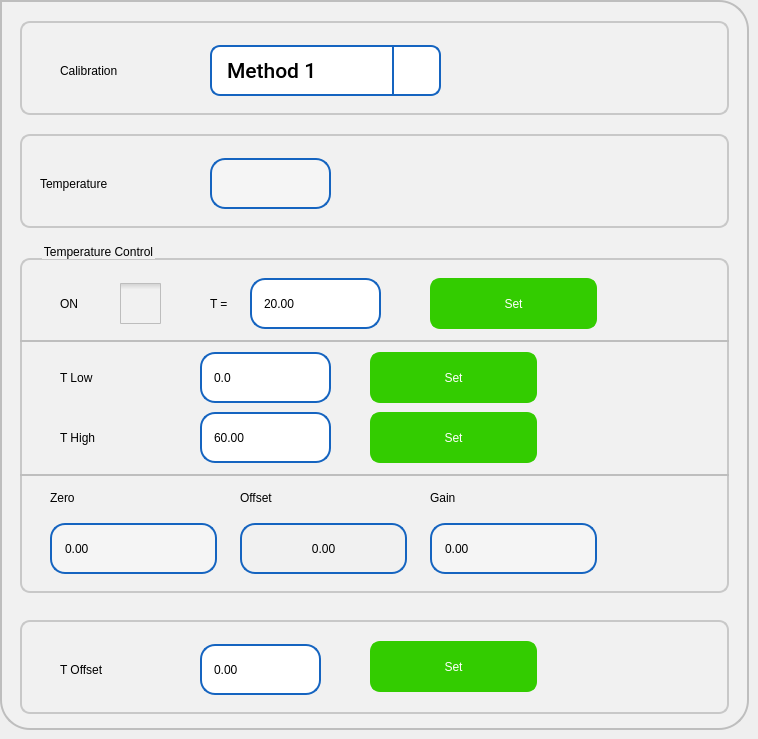
   <widget class="QWidget" name="tabTemperature">
    <attribute name="title">
     <string>Temperature</string>
    </attribute>
    <widget class="QFrame" name="frame_2">
     <property name="geometry">
      <rect>
       <x>0</x>
       <y>0</y>
       <width>749</width>
       <height>730</height>
      </rect>
     </property>
     <property name="styleSheet">
      <string notr="true">background-color: rgb(241, 241, 241);
	 border: 2px solid #C4C4C3;
    border-bottom-color: #C2C7CB; /* same as the pane color */
    border-bottom-left-radius: 30px;
border-bottom-right-radius: 30px;
    border-top-right-radius: 30px;
color: rgb(0, 0, 0);
font: 75 16pt &quot;Roboto Medium&quot;;
border-color:  rgb(190, 190, 190);



</string>
     </property>
     <property name="frameShape">
      <enum>QFrame::StyledPanel</enum>
     </property>
     <property name="frameShadow">
      <enum>QFrame::Raised</enum>
     </property>
     <widget class="QGroupBox" name="groupBox">
      <property name="geometry">
       <rect>
        <x>20</x>
        <y>242</y>
        <width>709</width>
        <height>351</height>
       </rect>
      </property>
      <property name="styleSheet">
       <string notr="true">QGroupBox {
    border: 2px solid  rgb(200, 200, 200);
    border-radius: 10px;
    margin-top: 16px; /* leave space at the top for the title */
    padding : 0px;

}

QGroupBox::title {
    subcontrol-origin: padding;
    subcontrol-position: top left ; /* position at the top center */
    left : 20px;
    top : -15px;
}</string>
      </property>
      <property name="title">
       <string>Temperature Control</string>
      </property>
      <widget class="QLabel" name="label_34">
       <property name="geometry">
        <rect>
         <x>40</x>
         <y>36</y>
         <width>51</width>
         <height>51</height>
        </rect>
       </property>
       <property name="styleSheet">
        <string notr="true">border-width: 0px;</string>
       </property>
       <property name="text">
        <string>ON</string>
       </property>
      </widget>
      <widget class="sQLEExtend" name="leTCTemperature">
       <property name="geometry">
        <rect>
         <x>230</x>
         <y>36</y>
         <width>131</width>
         <height>51</height>
        </rect>
       </property>
       <property name="focusPolicy">
        <enum>Qt::ClickFocus</enum>
       </property>
       <property name="styleSheet">
        <string notr="true">QLineEdit { 
	padding: 2px 5px 1px 10px;
	background-color: rgb(255,255,255);
	border-width: 2px;
	border-color: rgb(21, 100, 192);
	border-style: solid;
	border-radius: 15;
	color: rgb(0, 0, 0);
	font: 75 16pt &quot;Roboto Medium&quot;;
}

QLineEdit:read-only {
	background-color: rgb(245,245,245);
}
QLineEdit[error=true] {
border-color: red;
}
QLineEdit[error=false] {
border-color: rgb(21, 100, 192);
}

</string>
       </property>
       <property name="text">
        <string>20.00</string>
       </property>
       <property name="maxLength">
        <number>15</number>
       </property>
      </widget>
      <widget class="QCheckBox" name="cbTCTEnable">
       <property name="geometry">
        <rect>
         <x>100</x>
         <y>36</y>
         <width>41</width>
         <height>51</height>
        </rect>
       </property>
       <property name="focusPolicy">
        <enum>Qt::ClickFocus</enum>
       </property>
       <property name="styleSheet">
        <string notr="true">QCheckBox {
    spacing: 5px;
 border: 0px solid #999999;

}

QCheckBox::indicator {
    width: 41px;
    height: 41px;
}

QCheckBox::indicator:unchecked {
	image: url(:/images/icons/ancheck.png);
}

QCheckBox::indicator:unchecked:disabled{
	image: url(:/images/icons/andcheck.png);
}
QCheckBox::indicator:checked:disabled{
	image: url(:/images/icons/adcheck.png);
}

/*
QCheckBox::indicator:unchecked:hover {
    image: url(:/images/checkbox_unchecked_hover.png);
}

QCheckBox::indicator:unchecked:pressed {
    image: url(:/images/checkbox_unchecked_pressed.png);
}
*/
QCheckBox::indicator:checked {
    image: url(:/images/icons/acheck.png);
}
/*
QCheckBox::indicator:checked:hover {
    image: url(:/images/checkbox_checked_hover.png);
}

QCheckBox::indicator:checked:pressed {
    image: url(:/images/checkbox_checked_pressed.png);
}

QCheckBox::indicator:indeterminate:hover {
    image: url(:/images/checkbox_indeterminate_hover.png);
}
/*
QCheckBox::indicator:indeterminate:pressed {
    image: url(:/images/checkbox_indeterminate_pressed.png);
}
*/</string>
       </property>
       <property name="text">
        <string/>
       </property>
      </widget>
      <widget class="QPushButton" name="pbTCTSet">
       <property name="geometry">
        <rect>
         <x>410</x>
         <y>36</y>
         <width>167</width>
         <height>51</height>
        </rect>
       </property>
       <property name="focusPolicy">
        <enum>Qt::ClickFocus</enum>
       </property>
       <property name="styleSheet">
        <string notr="true">QPushButton{
background-color: rgb(51, 204, 0);
border-width: 2px;
border-color: rgb(51, 204, 0);
border-style: solid;
border-radius: 10;
color: rgb(255, 255, 255);
font: 75 16pt &quot;Roboto Medium&quot;;
}
QPushButton:disabled { 
background-color: rgb(204, 244, 198);
border-width: 2px;
border-color: rgb(127, 143, 127);
border-style: solid;
border-radius: 10;
color: rgb(0, 0, 0);
font: 75 16pt &quot;Roboto Medium&quot;;
}
QPushButton:pressed {
background-color: rgb(24, 163, 3);
border-width: 2px;
border-color: rgb(24, 163, 3);
border-style: solid;
border-radius: 10;
color: rgb(255, 255, 255);
font: 75 16pt &quot;Roboto Medium&quot;;
}
QPushButton:down {
background-color: rgb(24, 163, 3);
border-width: 2px;
border-color: rgb(24, 163, 3);
border-style: solid;
border-radius: 10;
color: rgb(0, 0, 0);
font: 75 16pt &quot;Roboto Medium&quot;;
}
QPushButton:default {
background-color: rgb(241, 241, 241);
border-width: 2px;
border-color: rgb(21, 100, 192);
border-style: solid;
border-radius: 10;
color: rgb(0, 0, 0);
font: 75 16pt &quot;Roboto Medium&quot;;
}
</string>
       </property>
       <property name="text">
        <string>Set</string>
       </property>
      </widget>
      <widget class="QLabel" name="label_8">
       <property name="geometry">
        <rect>
         <x>190</x>
         <y>36</y>
         <width>36</width>
         <height>51</height>
        </rect>
       </property>
       <property name="styleSheet">
        <string notr="true">border-width: 0px;</string>
       </property>
       <property name="text">
        <string>T =</string>
       </property>
      </widget>
      <widget class="QPushButton" name="pbTCTHighSet">
       <property name="geometry">
        <rect>
         <x>350</x>
         <y>170</y>
         <width>167</width>
         <height>51</height>
        </rect>
       </property>
       <property name="focusPolicy">
        <enum>Qt::ClickFocus</enum>
       </property>
       <property name="styleSheet">
        <string notr="true">QPushButton{
background-color: rgb(51, 204, 0);
border-width: 2px;
border-color: rgb(51, 204, 0);
border-style: solid;
border-radius: 10;
color: rgb(255, 255, 255);
font: 75 16pt &quot;Roboto Medium&quot;;
}
QPushButton:disabled { 
background-color: rgb(204, 244, 198);
border-width: 2px;
border-color: rgb(127, 143, 127);
border-style: solid;
border-radius: 10;
color: rgb(0, 0, 0);
font: 75 16pt &quot;Roboto Medium&quot;;
}
QPushButton:pressed {
background-color: rgb(24, 163, 3);
border-width: 2px;
border-color: rgb(24, 163, 3);
border-style: solid;
border-radius: 10;
color: rgb(255, 255, 255);
font: 75 16pt &quot;Roboto Medium&quot;;
}
QPushButton:down {
background-color: rgb(24, 163, 3);
border-width: 2px;
border-color: rgb(24, 163, 3);
border-style: solid;
border-radius: 10;
color: rgb(0, 0, 0);
font: 75 16pt &quot;Roboto Medium&quot;;
}
QPushButton:default {
background-color: rgb(241, 241, 241);
border-width: 2px;
border-color: rgb(21, 100, 192);
border-style: solid;
border-radius: 10;
color: rgb(0, 0, 0);
font: 75 16pt &quot;Roboto Medium&quot;;
}
</string>
       </property>
       <property name="text">
        <string>Set</string>
       </property>
      </widget>
      <widget class="QLabel" name="label_5">
       <property name="geometry">
        <rect>
         <x>40</x>
         <y>110</y>
         <width>121</width>
         <height>51</height>
        </rect>
       </property>
       <property name="styleSheet">
        <string notr="true">border-width: 0px;</string>
       </property>
       <property name="text">
        <string>T Low</string>
       </property>
      </widget>
      <widget class="sQLEExtend" name="leTCTHigh">
       <property name="geometry">
        <rect>
         <x>180</x>
         <y>170</y>
         <width>131</width>
         <height>51</height>
        </rect>
       </property>
       <property name="focusPolicy">
        <enum>Qt::ClickFocus</enum>
       </property>
       <property name="styleSheet">
        <string notr="true">QLineEdit { 
	padding: 2px 5px 1px 10px;
	background-color: rgb(255,255,255);
	border-width: 2px;
	border-color: rgb(21, 100, 192);
	border-style: solid;
	border-radius: 15;
	color: rgb(0, 0, 0);
	font: 75 16pt &quot;Roboto Medium&quot;;
}

QLineEdit:read-only {
	background-color: rgb(245,245,245);
}
QLineEdit[error=true] {
border-color: red;
}
QLineEdit[error=false] {
border-color: rgb(21, 100, 192);
}

</string>
       </property>
       <property name="text">
        <string>60.00</string>
       </property>
       <property name="maxLength">
        <number>15</number>
       </property>
      </widget>
      <widget class="QPushButton" name="pbTCTLowSet">
       <property name="geometry">
        <rect>
         <x>350</x>
         <y>110</y>
         <width>167</width>
         <height>51</height>
        </rect>
       </property>
       <property name="focusPolicy">
        <enum>Qt::ClickFocus</enum>
       </property>
       <property name="styleSheet">
        <string notr="true">QPushButton{
background-color: rgb(51, 204, 0);
border-width: 2px;
border-color: rgb(51, 204, 0);
border-style: solid;
border-radius: 10;
color: rgb(255, 255, 255);
font: 75 16pt &quot;Roboto Medium&quot;;
}
QPushButton:disabled { 
background-color: rgb(204, 244, 198);
border-width: 2px;
border-color: rgb(127, 143, 127);
border-style: solid;
border-radius: 10;
color: rgb(0, 0, 0);
font: 75 16pt &quot;Roboto Medium&quot;;
}
QPushButton:pressed {
background-color: rgb(24, 163, 3);
border-width: 2px;
border-color: rgb(24, 163, 3);
border-style: solid;
border-radius: 10;
color: rgb(255, 255, 255);
font: 75 16pt &quot;Roboto Medium&quot;;
}
QPushButton:down {
background-color: rgb(24, 163, 3);
border-width: 2px;
border-color: rgb(24, 163, 3);
border-style: solid;
border-radius: 10;
color: rgb(0, 0, 0);
font: 75 16pt &quot;Roboto Medium&quot;;
}
QPushButton:default {
background-color: rgb(241, 241, 241);
border-width: 2px;
border-color: rgb(21, 100, 192);
border-style: solid;
border-radius: 10;
color: rgb(0, 0, 0);
font: 75 16pt &quot;Roboto Medium&quot;;
}
</string>
       </property>
       <property name="text">
        <string>Set</string>
       </property>
      </widget>
      <widget class="QLabel" name="label_6">
       <property name="geometry">
        <rect>
         <x>40</x>
         <y>170</y>
         <width>121</width>
         <height>51</height>
        </rect>
       </property>
       <property name="styleSheet">
        <string notr="true">border-width: 0px;</string>
       </property>
       <property name="text">
        <string>T High</string>
       </property>
      </widget>
      <widget class="sQLEExtend" name="leTCTLow">
       <property name="geometry">
        <rect>
         <x>180</x>
         <y>110</y>
         <width>131</width>
         <height>51</height>
        </rect>
       </property>
       <property name="focusPolicy">
        <enum>Qt::ClickFocus</enum>
       </property>
       <property name="styleSheet">
        <string notr="true">QLineEdit { 
	padding: 2px 5px 1px 10px;
	background-color: rgb(255,255,255);
	border-width: 2px;
	border-color: rgb(21, 100, 192);
	border-style: solid;
	border-radius: 15;
	color: rgb(0, 0, 0);
	font: 75 16pt &quot;Roboto Medium&quot;;
}

QLineEdit:read-only {
	background-color: rgb(245,245,245);
}
QLineEdit[error=true] {
border-color: red;
}
QLineEdit[error=false] {
border-color: rgb(21, 100, 192);
}

</string>
       </property>
       <property name="text">
        <string>0.0</string>
       </property>
       <property name="maxLength">
        <number>15</number>
       </property>
      </widget>
      <widget class="QLabel" name="label_12">
       <property name="geometry">
        <rect>
         <x>220</x>
         <y>230</y>
         <width>121</width>
         <height>51</height>
        </rect>
       </property>
       <property name="styleSheet">
        <string notr="true">border-width: 0px;</string>
       </property>
       <property name="text">
        <string>Offset</string>
       </property>
      </widget>
      <widget class="QLabel" name="lblTCZero">
       <property name="geometry">
        <rect>
         <x>30</x>
         <y>281</y>
         <width>167</width>
         <height>51</height>
        </rect>
       </property>
       <property name="styleSheet">
        <string notr="true">
   padding: 2px 5px 1px 10px;
   background-color: rgb(245,245,245);
   border-width: 2px;
   border-color: rgb(21, 100, 192);
   border-style: solid;
   border-radius: 15px;
   color: rgb(0, 0, 0);
   font: 75 16pt &quot;Roboto Medium&quot;;

</string>
       </property>
       <property name="text">
        <string>0.00</string>
       </property>
      </widget>
      <widget class="QLabel" name="label_13">
       <property name="geometry">
        <rect>
         <x>410</x>
         <y>230</y>
         <width>141</width>
         <height>51</height>
        </rect>
       </property>
       <property name="styleSheet">
        <string notr="true">border-width: 0px;</string>
       </property>
       <property name="text">
        <string>Gain</string>
       </property>
      </widget>
      <widget class="QLabel" name="label_11">
       <property name="geometry">
        <rect>
         <x>30</x>
         <y>230</y>
         <width>121</width>
         <height>51</height>
        </rect>
       </property>
       <property name="styleSheet">
        <string notr="true">border-width: 0px;</string>
       </property>
       <property name="text">
        <string>Zero</string>
       </property>
      </widget>
      <widget class="QLabel" name="lblTCGain">
       <property name="geometry">
        <rect>
         <x>410</x>
         <y>281</y>
         <width>167</width>
         <height>51</height>
        </rect>
       </property>
       <property name="styleSheet">
        <string notr="true">
   padding: 2px 5px 1px 10px;
   background-color: rgb(245,245,245);
   border-width: 2px;
   border-color: rgb(21, 100, 192);
   border-style: solid;
   border-radius: 15px;
   color: rgb(0, 0, 0);
   font: 75 16pt &quot;Roboto Medium&quot;;

</string>
       </property>
       <property name="text">
        <string>0.00</string>
       </property>
      </widget>
      <widget class="Line" name="line_2">
       <property name="geometry">
        <rect>
         <x>0</x>
         <y>98</y>
         <width>709</width>
         <height>2</height>
        </rect>
       </property>
       <property name="orientation">
        <enum>Qt::Horizontal</enum>
       </property>
      </widget>
      <widget class="Line" name="line_3">
       <property name="geometry">
        <rect>
         <x>0</x>
         <y>232</y>
         <width>709</width>
         <height>2</height>
        </rect>
       </property>
       <property name="orientation">
        <enum>Qt::Horizontal</enum>
       </property>
      </widget>
      <widget class="QPushButton" name="pbTCTOffset">
       <property name="geometry">
        <rect>
         <x>220</x>
         <y>281</y>
         <width>167</width>
         <height>51</height>
        </rect>
       </property>
       <property name="focusPolicy">
        <enum>Qt::ClickFocus</enum>
       </property>
       <property name="styleSheet">
        <string notr="true">background-color: rgb(241, 241, 241);
border-width: 2px;
border-color: rgb(21, 100, 192);
border-style: solid;
border-radius: 15px;
color: rgb(0, 0, 0);
font: 75 16pt &quot;Roboto Medium&quot;;</string>
       </property>
       <property name="text">
        <string>0.00</string>
       </property>
      </widget>
     </widget>
     <widget class="QGroupBox" name="groupBox_2">
      <property name="geometry">
       <rect>
        <x>20</x>
        <y>5</y>
        <width>709</width>
        <height>110</height>
       </rect>
      </property>
      <property name="styleSheet">
       <string notr="true">QGroupBox {
    border: 2px solid  rgb(200, 200, 200);
    border-radius: 10px;
    margin-top: 16px; /* leave space at the top for the title */
    padding : 0px;

}

QGroupBox::title {
    subcontrol-origin: padding;
    subcontrol-position: top left ; /* position at the top center */
    left : 20px;
    top : -15px;
}</string>
      </property>
      <property name="title">
       <string/>
      </property>
      <widget class="QComboBox" name="cbTCalibMethod">
       <property name="geometry">
        <rect>
         <x>190</x>
         <y>40</y>
         <width>231</width>
         <height>51</height>
        </rect>
       </property>
       <property name="font">
        <font>
         <family>Roboto Medium</family>
         <pointsize>16</pointsize>
         <weight>9</weight>
         <italic>false</italic>
         <bold>false</bold>
        </font>
       </property>
       <property name="focusPolicy">
        <enum>Qt::ClickFocus</enum>
       </property>
       <property name="styleSheet">
        <string notr="true">QComboBox {
   border: 2px solid  rgb(21, 100, 192);
   border-radius: 10px;
   padding: 1px 18px 1px 3px;
   background-color: rgb(255, 255, 255);
   color: rgb(0, 0, 0);
   font: 75 16pt &quot;Roboto Medium&quot;;
   padding-left: 15px;
}

QComboBox:on {
    padding-top: 3px;
    padding-left: 15px;
}

QComboBox::drop-down {
    subcontrol-origin: padding;
    subcontrol-position: top right;
    width: 45px;
    border-left-width: 2px;
    border-left-color: darkgray;
    border-left-style: solid;
    border-top-right-radius: 3px;
    border-bottom-right-radius: 3px;
    border-color: rgb(21, 100, 192);
}

QComboBox::down-arrow {
	image: url(:/images/icons/downarrow.png);
}

QComboBox::down-arrow:on {
    top: 1px;
    left: 1px;
}

QComboBox QAbstractItemView {
   border: 2px solid rgb(21, 100, 192);
   font: 75 16pt &quot;Roboto Medium&quot;;
   border-radius: 5px;
   background-color: rgb(255, 255, 255);
   selection-background-color:  rgb(21, 100, 192);
   selection-color: rgb(255, 255, 255);
}

/*  vertical */
QScrollBar:vertical {
     border: 0px solid  rgb(21, 100, 192);
     background:  rgb(230,230,230);
     width: 41px;
	 margin: 50px 0 50px 0;
     border-left: 2px solid  rgb(182, 182, 182);
 }

 QScrollBar::handle:vertical {
     background:  rgb(182, 182, 182);
     min-height: 20px;
 }

 QScrollBar::add-line:vertical {
     border: 0px solid grey;
     background:  rgb(230,230,230);
     height: 50px;
     subcontrol-position: bottom;
     subcontrol-origin: margin;
 }

 QScrollBar::sub-line:vertical {
     border: 0px solid grey;
     background:  rgb(230,230,230);
     height: 50px;
     subcontrol-position: top;
     subcontrol-origin: margin;
 }

 QScrollBar::up-arrow:vertical {
     width: 41px;
     height: 50px;
     background-image: url(:/images/icons/cuparrow.png);
}

QScrollBar::down-arrow:vertical {
     width: 41px;
      height: 50px;
      background-image: url(:/images/icons/cdownarrow.png);
 }

 QScrollBar::add-page:vertical, QScrollBar::sub-page:vertical {
      background:  rgb(241, 241, 241);
 }
</string>
       </property>
       <property name="frame">
        <bool>true</bool>
       </property>
       <item>
        <property name="text">
         <string>Method 1</string>
        </property>
       </item>
       <item>
        <property name="text">
         <string>Method 2</string>
        </property>
       </item>
      </widget>
      <widget class="QLabel" name="label_7">
       <property name="geometry">
        <rect>
         <x>40</x>
         <y>40</y>
         <width>141</width>
         <height>51</height>
        </rect>
       </property>
       <property name="styleSheet">
        <string notr="true">border-width: 0px;</string>
       </property>
       <property name="text">
        <string>Calibration</string>
       </property>
      </widget>
     </widget>
     <widget class="QGroupBox" name="grOffset">
      <property name="geometry">
       <rect>
        <x>20</x>
        <y>604</y>
        <width>709</width>
        <height>110</height>
       </rect>
      </property>
      <property name="styleSheet">
       <string notr="true">QGroupBox {
    border: 2px solid  rgb(200, 200, 200);
    border-radius: 10px;
    margin-top: 16px; /* leave space at the top for the title */
    padding : 0px;

}

QGroupBox::title {
    subcontrol-origin: padding;
    subcontrol-position: top left ; /* position at the top center */
    left : 20px;
    top : -15px;
}</string>
      </property>
      <property name="title">
       <string/>
      </property>
      <widget class="QPushButton" name="pbTCTOffsetSet">
       <property name="geometry">
        <rect>
         <x>350</x>
         <y>37</y>
         <width>167</width>
         <height>51</height>
        </rect>
       </property>
       <property name="sizePolicy">
        <sizepolicy hsizetype="Minimum" vsizetype="Fixed">
         <horstretch>0</horstretch>
         <verstretch>0</verstretch>
        </sizepolicy>
       </property>
       <property name="focusPolicy">
        <enum>Qt::ClickFocus</enum>
       </property>
       <property name="styleSheet">
        <string notr="true">QPushButton{
background-color: rgb(51, 204, 0);
border-width: 2px;
border-color: rgb(51, 204, 0);
border-style: solid;
border-radius: 10;
color: rgb(255, 255, 255);
font: 75 16pt &quot;Roboto Medium&quot;;
}
QPushButton:disabled { 
background-color: rgb(204, 244, 198);
border-width: 2px;
border-color: rgb(127, 143, 127);
border-style: solid;
border-radius: 10;
color: rgb(0, 0, 0);
font: 75 16pt &quot;Roboto Medium&quot;;
}
QPushButton:pressed {
background-color: rgb(24, 163, 3);
border-width: 2px;
border-color: rgb(24, 163, 3);
border-style: solid;
border-radius: 10;
color: rgb(255, 255, 255);
font: 75 16pt &quot;Roboto Medium&quot;;
}
QPushButton:down {
background-color: rgb(24, 163, 3);
border-width: 2px;
border-color: rgb(24, 163, 3);
border-style: solid;
border-radius: 10;
color: rgb(0, 0, 0);
font: 75 16pt &quot;Roboto Medium&quot;;
}
QPushButton:default {
background-color: rgb(241, 241, 241);
border-width: 2px;
border-color: rgb(21, 100, 192);
border-style: solid;
border-radius: 10;
color: rgb(0, 0, 0);
font: 75 16pt &quot;Roboto Medium&quot;;
}
</string>
       </property>
       <property name="text">
        <string>Set</string>
       </property>
      </widget>
      <widget class="sQLEExtend" name="leTCTOffset">
       <property name="geometry">
        <rect>
         <x>180</x>
         <y>40</y>
         <width>121</width>
         <height>51</height>
        </rect>
       </property>
       <property name="focusPolicy">
        <enum>Qt::ClickFocus</enum>
       </property>
       <property name="styleSheet">
        <string notr="true">QLineEdit { 
	padding: 2px 5px 1px 10px;
	background-color: rgb(255,255,255);
	border-width: 2px;
	border-color: rgb(21, 100, 192);
	border-style: solid;
	border-radius: 15;
	color: rgb(0, 0, 0);
	font: 75 16pt &quot;Roboto Medium&quot;;
}

QLineEdit:read-only {
	background-color: rgb(245,245,245);
}
QLineEdit[error=true] {
border-color: red;
}
QLineEdit[error=false] {
border-color: rgb(21, 100, 192);
}

</string>
       </property>
       <property name="text">
        <string>0.00</string>
       </property>
       <property name="maxLength">
        <number>15</number>
       </property>
      </widget>
      <widget class="QLabel" name="label_10">
       <property name="geometry">
        <rect>
         <x>40</x>
         <y>40</y>
         <width>126</width>
         <height>51</height>
        </rect>
       </property>
       <property name="styleSheet">
        <string notr="true">border-width: 0px;</string>
       </property>
       <property name="text">
        <string>T Offset</string>
       </property>
      </widget>
     </widget>
     <widget class="QGroupBox" name="groupBox_10">
      <property name="geometry">
       <rect>
        <x>20</x>
        <y>118</y>
        <width>709</width>
        <height>110</height>
       </rect>
      </property>
      <property name="styleSheet">
       <string notr="true">QGroupBox {
    border: 2px solid  rgb(200, 200, 200);
    border-radius: 10px;
    margin-top: 16px; /* leave space at the top for the title */
    padding : 0px;

}

QGroupBox::title {
    subcontrol-origin: padding;
    subcontrol-position: top left ; /* position at the top center */
    left : 20px;
    top : -15px;
}</string>
      </property>
      <property name="title">
       <string/>
      </property>
      <widget class="QLabel" name="label_17">
       <property name="geometry">
        <rect>
         <x>20</x>
         <y>40</y>
         <width>141</width>
         <height>51</height>
        </rect>
       </property>
       <property name="styleSheet">
        <string notr="true">border-width: 0px;</string>
       </property>
       <property name="text">
        <string>Temperature</string>
       </property>
      </widget>
      <widget class="QLabel" name="lblTCTemperature">
       <property name="geometry">
        <rect>
         <x>190</x>
         <y>40</y>
         <width>121</width>
         <height>51</height>
        </rect>
       </property>
       <property name="styleSheet">
        <string notr="true">
   padding: 2px 5px 1px 10px;
   background-color: rgb(245,245,245);
   border-width: 2px;
   border-color: rgb(21, 100, 192);
   border-style: solid;
   border-radius: 15px;
   color: rgb(0, 0, 0);
   font: 75 16pt &quot;Roboto Medium&quot;;

</string>
       </property>
       <property name="text">
        <string/>
       </property>
      </widget>
     </widget>
    </widget>
   </widget>
